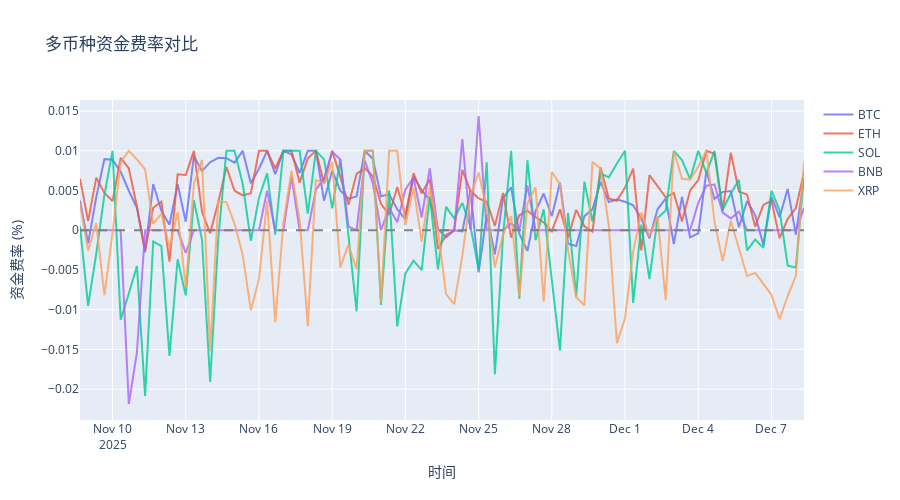

Source (notebook cell):
### Code cell
# 多币种资金费率对比图
fig = go.Figure()

for col in df_multi.columns:
    fig.add_trace(go.Scatter(
        x=df_multi.index,
        y=df_multi[col],
        mode='lines',
        name=col.replace('/USDT:USDT', ''),
        opacity=0.8
    ))

fig.add_hline(y=0, line_dash='dash', line_color='gray')

fig.update_layout(
    title='多币种资金费率对比',
    xaxis_title='时间',
    yaxis_title='资金费率 (%)',
    height=500,
    hovermode='x unified'
)

fig.show()
